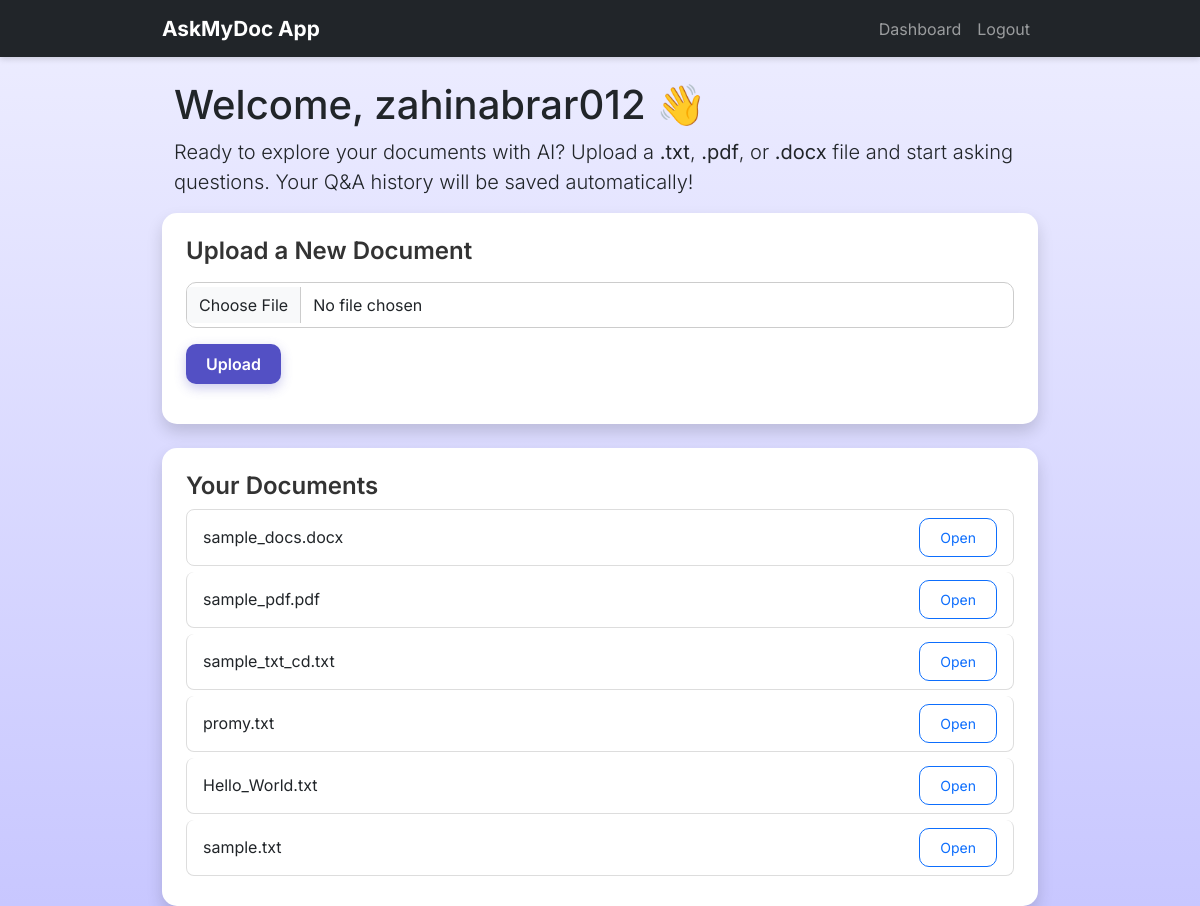
The page /dashboard (signed in) on the database its author committed.
### backend/models.py (models this page shows)
class User(db.Model):
    id = db.Column(db.Integer, primary_key=True)
    username = db.Column(db.String(100), unique=True, nullable=False)
    password = db.Column(db.String(200), nullable=False)
    documents = db.relationship("Document", backref="user", lazy=True)

class Document(db.Model):
    id = db.Column(db.Integer, primary_key=True)
    filename = db.Column(db.String(200), nullable=False)
    content = db.Column(db.Text, nullable=False)
    uploaded_at = db.Column(db.DateTime, default=datetime.utcnow)
    user_id = db.Column(db.Integer, db.ForeignKey("user.id"), nullable=False)
    qas = db.relationship("QAHistory", backref="document", lazy=True)

### backend/app.py (the view)
@app.route("/dashboard")
def dashboard():
    if "user_id" not in session:
        return redirect(url_for("login"))
    user = User.query.get(session["user_id"])
    documents = Document.query.filter_by(user_id=user.id).order_by(Document.uploaded_at.desc()).all()
    return render_template("dashboard.html", documents=documents, username=session.get("username"))

### backend/templates/dashboard.html
{% extends "base.html" %}
{% block content %}
<div class="container mt-4">
    <h1 class="mb-2">Welcome, {{ username }} 👋</h1>
    <p class="lead">
        Ready to explore your documents with AI? Upload a <strong>.txt</strong>, <strong>.pdf</strong>, or <strong>.docx</strong> file and start asking questions. Your Q&A history will be saved automatically!
    </p>
</div>
    <div class="card shadow p-4 mb-4">
        <h4 class="mb-3">Upload a New Document</h4>
        <form action="{{ url_for('upload') }}" method="POST" enctype="multipart/form-data" class="mb-3">
            <div class="mb-3">
                <input class="form-control" type="file" name="document" required>
            </div>
            <button class="btn btn-primary" id="uploadButton">Upload</button>
        </form>
    </div>
    {% if documents %}
    <div class="card shadow p-4" id="documentsList">
        <h4>Your Documents</h4>
        <ul class="list-group">
            {% for doc in documents %}
            <li class="list-group-item d-flex justify-content-between align-items-center">
                {{ doc.filename }}
                <a href="{{ url_for('document_view', filename=doc.filename) }}" class="btn btn-sm btn-outline-primary">Open</a>
            </li>
            {% endfor %}
        </ul>
    </div>
    {% else %}
    <p>No documents uploaded yet.</p>
    {% endif %}
{% endblock %}

### backend/static/style.css (style rules this page uses)
* { margin: 0; padding: 0; box-sizing: border-box; font-family: "Inter", sans-serif; }
.list-group-item { transition: background 0.3s, transform 0.15s; }
#uploadButton { background: #5350c4; color: #fff; font-weight: 600; border: none; box-shadow: 0 4px 12px rgba(83, 80, 196, 0.3); }
body { min-height: 100vh; background: linear-gradient(#eeeeff, #c8c7ff); }
.container { max-width: 900px; }
.card { border-radius: 15px; border: none; background: #fff; box-shadow: 0 6px 16px rgba(0, 0, 0, 0.1); }
.card h2, .card h3, .card h4 { font-weight: 600; color: #333; }
.form-control { border-radius: 10px; border: 1px solid #ccc; padding: 10px 12px; transition: border 0.2s, box-shadow 0.2s; }
.btn { border-radius: 10px; padding: 0.5rem 1.25rem; transition: transform 0.15s ease, background 0.2s; }
.list-group-item { border-radius: 8px !important; margin-bottom: 6px; border: 1px solid #ddd; transition: background 0.2s; }

### rows shown on the page
User: username "zahinabrar012"
Document: filename "sample_docs.docx"
Document: filename "sample_pdf.pdf"
Document: filename "sample_txt_cd.txt"
Document: filename "promy.txt"
Document: filename "Hello_World.txt"
Document: filename "sample.txt"
